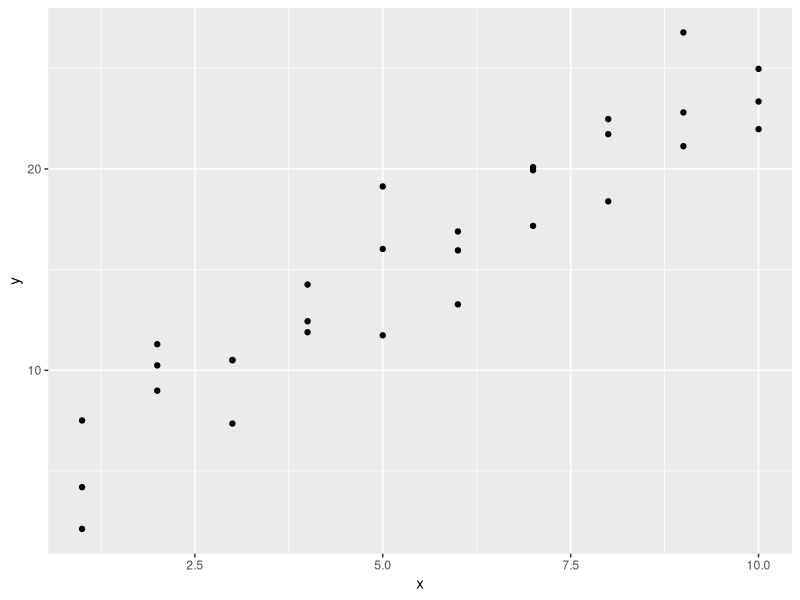
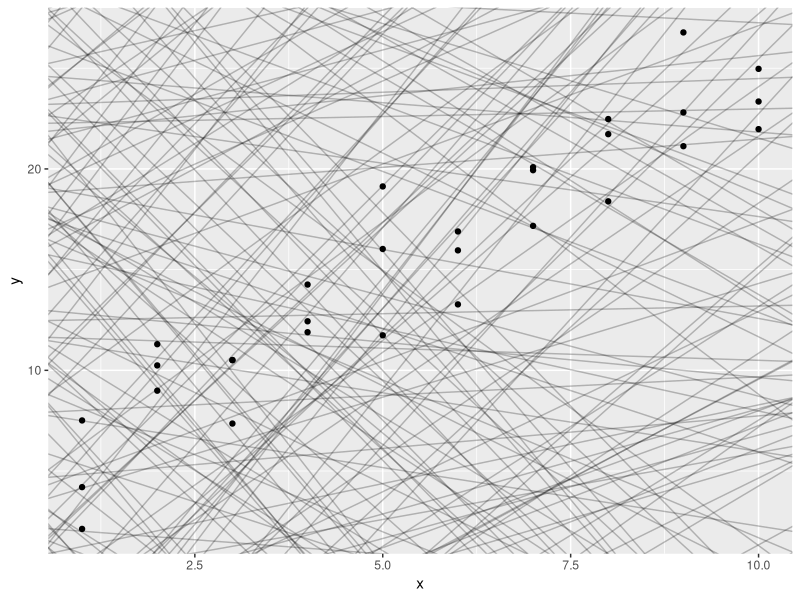
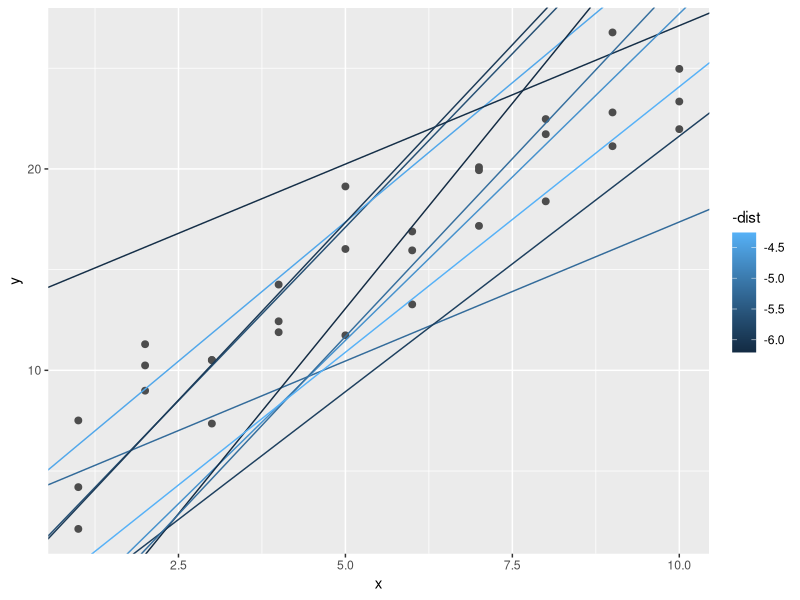

Recreate these plots in R, in order.
library(tidyverse)

library(modelr)
options(na.action = na.warn)

ggplot(sim1, aes(x, y)) +
  geom_point()

models <- tibble(
  a1 = runif(250, -20, 40),
  a2 = runif(250, -5, 5)
)

ggplot(sim1, aes(x, y)) +
  geom_abline(aes(intercept = a1, slope = a2), data = models, alpha = 1/4) +
  geom_point()

model1 <- function(a, data) {
  a[1] + data$x * a[2]
}

model1(c(7, 1.5), sim1)

measure_distance <- function(mod, data) {
  diff <- data$y - model1(mod, data)
  sqrt(mean(diff ^ 2))
}

measure_distance(c(7, 1.5), sim1)

sim1_dist <- function(a1, a2) {
  measure_distance(c(a1, a2), sim1)
}

models <- models %>%
  mutate(dist = purrr::map2_dbl(a1, a2, sim1_dist))
models

ggplot(sim1, aes(x, y)) +
  geom_point(size = 2, colour = "grey30") +
  geom_abline(
    aes(intercept = a1, slope = a2, colour = -dist),
    data = filter(models, rank(dist) <= 10)
  )
